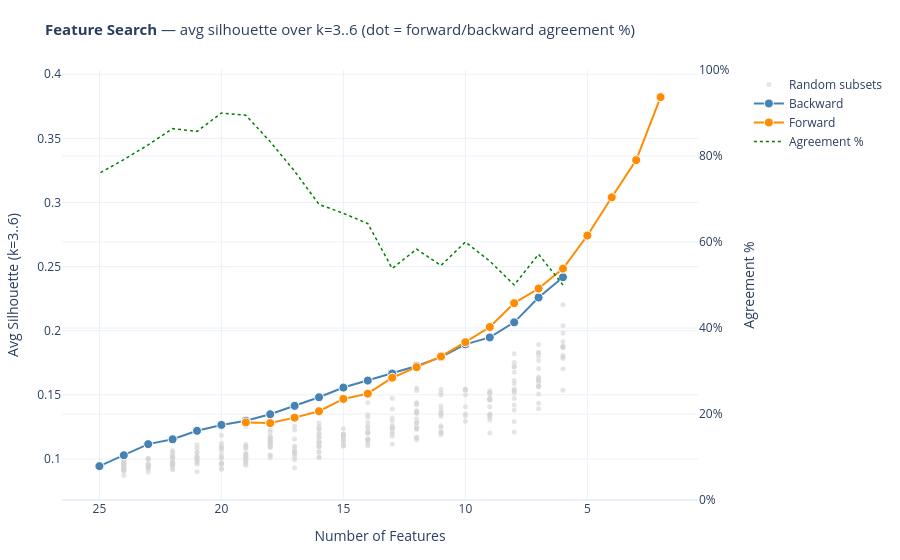

Notebook code for this chart:
### Code cell
# ── Feature Search — Forward, Backward + Random Search ───────────────────────
# Backward: start with all features, drop the least-useful one each step
# Forward:  start empty, add the most-useful one each step
# Random:   try N_RANDOM random subsets of varying sizes
#
# Scoring: average silhouette across k=3..6.
#   Skipping k=2 prevents feature selection from just optimizing the tank/non-tank
#   binary split. Features are chosen for multi-cluster discriminability.
#
# k selection is a separate decision made after features are locked in (see
# the clustering cell, which plots elbow + silhouette for k=2..6 and exposes
# a CHOSEN_K override).

MIN_FEATURES = 6
K_EVAL       = range(3, 7)   # k values used to score feature subsets (NOT used to pick final k)
N_RANDOM     = 300

np.random.seed(RANDOM_STATE)

def _best_sil(X):
    """Score a feature subset: average silhouette over K_EVAL.
    Returns (avg_sil, best_k_in_range) — avg_sil drives feature selection,
    best_k is shown for diagnostics only."""
    scores = {}
    for k in K_EVAL:
        if k >= X.shape[0]:
            break
        labels = KMeans(n_clusters=k, random_state=RANDOM_STATE, n_init=10).fit_predict(X)
        scores[k] = silhouette_score(X, labels)
    if not scores:
        return -1.0, 3
    return float(np.mean(list(scores.values()))), max(scores, key=scores.get)

# ── Backward ──────────────────────────────────────────────────────────────────
print("Backward elimination...")
remaining = list(FEATURES)
history_b = []
s0, k0 = _best_sil(coef_matrix[remaining].values)
history_b.append((len(remaining), s0, k0, None))
while len(remaining) > MIN_FEATURES:
    best_s, best_drop, best_k = -1, None, 3
    for feat in remaining:
        candidate = [f for f in remaining if f != feat]
        s_c, k_c = _best_sil(coef_matrix[candidate].values)
        if s_c > best_s:
            best_s, best_drop, best_k = s_c, feat, k_c
    remaining = [f for f in remaining if f != best_drop]
    history_b.append((len(remaining), best_s, best_k, best_drop))
    print(f"  drop '{best_drop:<26s}' → {len(remaining):2d} features  avg_sil={best_s:.4f}  diag_k={best_k}")
backward_df = pd.DataFrame(history_b, columns=["n_features", "silhouette", "best_k", "dropped"])

# ── Forward ───────────────────────────────────────────────────────────────────
print("\nForward selection...")
history_f = []

top_feats = coef_matrix[FEATURES].std().sort_values(ascending=False).head(10).index.tolist()
best_s2, best_pair = -1, top_feats[:2]
for i in range(len(top_feats)):
    for j in range(i + 1, len(top_feats)):
        pair = [top_feats[i], top_feats[j]]
        s_c, k_c = _best_sil(coef_matrix[pair].values)
        if s_c > best_s2:
            best_s2, best_pair = s_c, pair

added     = list(best_pair)
available = [f for f in FEATURES if f not in added]
history_f.append((2, best_s2, 2, f"{best_pair[0]} + {best_pair[1]}"))
print(f"  seed  '{best_pair[0]} + {best_pair[1]}'  → 2 features  avg_sil={best_s2:.4f}")

while len(added) < len(FEATURES) - MIN_FEATURES and available:
    best_s, best_add, best_k = -1, None, 3
    for feat in available:
        candidate = added + [feat]
        s_c, k_c = _best_sil(coef_matrix[candidate].values)
        if s_c > best_s:
            best_s, best_add, best_k = s_c, feat, k_c
    if best_add is None:
        break
    added.append(best_add)
    available.remove(best_add)
    history_f.append((len(added), best_s, best_k, best_add))
    print(f"  add  '{best_add:<26s}' → {len(added):2d} features  avg_sil={best_s:.4f}  diag_k={best_k}")
forward_df = pd.DataFrame(history_f, columns=["n_features", "silhouette", "best_k", "added"])

# ── Random search ─────────────────────────────────────────────────────────────
print(f"\nRandom search ({N_RANDOM} subsets)...")
random_rows = []
for _ in range(N_RANDOM):
    n = np.random.randint(MIN_FEATURES, len(FEATURES) + 1)
    subset = list(np.random.choice(FEATURES, size=n, replace=False))
    s_c, k_c = _best_sil(coef_matrix[subset].values)
    random_rows.append((n, s_c, k_c))
random_df = pd.DataFrame(random_rows, columns=["n_features", "silhouette", "best_k"])

# ── Agreement analysis ────────────────────────────────────────────────────────
def _backward_kept(n):
    kept = list(FEATURES)
    for _, row in backward_df.iterrows():
        if len(kept) <= n: break
        if row["dropped"] is not None:
            kept.remove(row["dropped"])
    return set(kept)

def _forward_kept(n):
    rows = forward_df[forward_df["n_features"] <= n]
    feats = []
    for a in rows["added"]:
        if " + " in str(a):
            feats.extend(a.split(" + "))
        else:
            feats.append(a)
    return set(feats)

print("\nForward / Backward agreement:")
agreement_rows = []
for n in range(MIN_FEATURES, len(FEATURES) + 1):
    b = _backward_kept(n)
    f = _forward_kept(n)
    inter = b & f
    agreement_rows.append({"n": n, "agree": len(inter), "pct": len(inter) / max(n, 1),
                            "features": sorted(inter)})
    if n in [6, 8, 10, 12, 15]:
        print(f"  n={n:2d}: {len(inter)}/{n} agree ({len(inter)/n*100:.0f}%) → {sorted(inter)}")
agreement_df = pd.DataFrame(agreement_rows)

# ── Plot ──────────────────────────────────────────────────────────────────────
fig = go.Figure()

fig.add_trace(go.Scatter(
    x=random_df["n_features"], y=random_df["silhouette"],
    mode="markers",
    marker=dict(color="lightgrey", size=5, opacity=0.6),
    name="Random subsets",
    hovertemplate="Random: %{x} features, avg_sil=%{y:.4f}<extra></extra>",
))
fig.add_trace(go.Scatter(
    x=backward_df["n_features"], y=backward_df["silhouette"],
    mode="lines+markers",
    marker=dict(size=9, line=dict(width=1, color="white")),
    line=dict(color="steelblue", width=2),
    name="Backward",
    text=[f"drop: {d or '—'}<br>diag_k={k}" for d, k in zip(backward_df["dropped"], backward_df["best_k"])],
    hovertemplate="<b>Backward %{x} feat</b><br>avg_sil=%{y:.4f}<br>%{text}<extra></extra>",
))
fig.add_trace(go.Scatter(
    x=forward_df["n_features"], y=forward_df["silhouette"],
    mode="lines+markers",
    marker=dict(size=9, line=dict(width=1, color="white")),
    line=dict(color="darkorange", width=2),
    name="Forward",
    text=[f"add: {a}<br>diag_k={k}" for a, k in zip(forward_df["added"], forward_df["best_k"])],
    hovertemplate="<b>Forward %{x} feat</b><br>avg_sil=%{y:.4f}<br>%{text}<extra></extra>",
))
fig.add_trace(go.Scatter(
    x=agreement_df["n"], y=agreement_df["pct"],
    mode="lines",
    line=dict(color="green", width=1.5, dash="dot"),
    name="Agreement %",
    yaxis="y2",
    hovertemplate="n=%{x}: %{y:.0%} agreement<extra></extra>",
))

fig.update_layout(
    title=dict(
        text="<b>Feature Search</b> — avg silhouette over k=3..6 (dot = forward/backward agreement %)",
        font_size=15,
    ),
    xaxis=dict(title="Number of Features", autorange="reversed"),
    yaxis=dict(title="Avg Silhouette (k=3..6)"),
    yaxis2=dict(title="Agreement %", overlaying="y", side="right",
                tickformat=".0%", range=[0, 1]),
    template=PLOTLY_TEMPLATE,
    height=460,
    margin=dict(l=60, r=80, t=70, b=60),
    legend=dict(x=1.08, y=1),
)
fig.show()

# ── Select feature set ────────────────────────────────────────────────────────
# Peak of backward avg-silhouette curve → least features that still give good
# multi-k separability. Forward/backward intersection = most trustworthy features.
CHOSEN_N = None   # set an integer to override; None = auto (backward peak)

chosen_n = CHOSEN_N if CHOSEN_N is not None else int(backward_df.loc[backward_df["silhouette"].idxmax(), "n_features"])

b_kept = _backward_kept(chosen_n)
f_kept = _forward_kept(chosen_n)
agreed = b_kept & f_kept
CLUSTER_FEATURES = sorted(agreed) if len(agreed) >= MIN_FEATURES else sorted(b_kept)

print(f"\nCHOSEN_N={chosen_n}:")
print(f"  Backward kept: {sorted(b_kept)}")
print(f"  Forward kept:  {sorted(f_kept)}")
print(f"  Agreed ({len(agreed)}):    {sorted(agreed)}")
print(f"\nCLUSTER_FEATURES = {CLUSTER_FEATURES}")
print(f"Set CHOSEN_N to override. Run GA cell next, then set CHOSEN_K in clustering cell.")

### Figure 1 — Plotly figure (JSON) as saved in the notebook; plotly's stock layout.template omitted (floating-point values rounded to 4 significant figures; data arrays with more than 128 entries replaced by an {"elided": "..."} marker saying what was removed)
{"data": [{"hovertemplate": "Random: %{x} features, avg_sil=%{y:.4f}<extra></extra>", "marker": {"color": "lightgrey", "opacity": 0.6, "size": 5}, "mode": "markers", "name": "Random subsets", "type": "scatter", "x": {"elided": "300 int values"}, "y": {"elided": "300 float values"}}, {"hovertemplate": "<b>Backward %{x} feat</b><br>avg_sil=%{y:.4f}<br>%{text}<extra></extra>", "line": {"color": "steelblue", "width": 2}, "marker": {"line": {"color": "white", "width": 1}, "size": 9}, "mode": "lines+markers", "name": "Backward", "text": ["drop: —<br>diag_k=3", "drop: kda<br>diag_k=4", "drop: totalTimeSpentDead<br>diag_k=4", "drop: damageToObjectives<br>diag_k=4", "drop: neutralMinionsKilled<br>diag_k=4", "drop: visionScore<br>diag_k=3", "drop: kills<br>diag_k=4", "drop: damageToBuildings<br>diag_k=3", "drop: cs<br>diag_k=4", "drop: timeCCingOthers<br>diag_k=3", "drop: deaths<br>diag_k=3", "drop: assists<br>diag_k=3", "drop: longestTimeSpentLiving<br>diag_k=3", "drop: wardsKilled<br>diag_k=3", "drop: turretKills<br>diag_k=3", "drop: champLevel<br>diag_k=3", "drop: nonCsGold<br>diag_k=3", "drop: totalTimeCCDealt<br>diag_k=3", "drop: damageSelfMitigated<br>diag_k=4", "drop: mitigationRatio<br>diag_k=4"], "type": "scatter", "x": [25, 24, 23, 22, 21, 20, 19, 18, 17, 16, 15, 14, 13, 12, 11, 10, 9, 8, 7, 6], "y": [0.09438, 0.1029, 0.1115, 0.1153, 0.1219, 0.1265, 0.1298, 0.1349, 0.1414, 0.1481, 0.1557, 0.1611, 0.1666, 0.1725, 0.1794, 0.1894, 0.1948, 0.2065, 0.2259, 0.2417]}, {"hovertemplate": "<b>Forward %{x} feat</b><br>avg_sil=%{y:.4f}<br>%{text}<extra></extra>", "line": {"color": "darkorange", "width": 2}, "marker": {"line": {"color": "white", "width": 1}, "size": 9}, "mode": "lines+markers", "name": "Forward", "text": ["add: totalDamageToChampions + cs<br>diag_k=2", "add: visionWardsBought<br>diag_k=3", "add: damageEfficiency<br>diag_k=4", "add: neutralMinionsKilled<br>diag_k=4", "add: timeCCingOthers<br>diag_k=4", "add: goldEarned<br>diag_k=3", "add: nonCsGold<br>diag_k=3", "add: totalTimeCCDealt<br>diag_k=3", "add: damageToBuildings<br>diag_k=4", "add: turretKills<br>diag_k=4", "add: longestTimeSpentLiving<br>diag_k=4", "add: assists<br>diag_k=4", "add: wardsPlaced<br>diag_k=5", "add: kills<br>diag_k=5", "add: wardsKilled<br>diag_k=5", "add: mitigationRatio<br>diag_k=5", "add: totalDamageTaken<br>diag_k=3", "add: champLevel<br>diag_k=3"], "type": "scatter", "x": [2, 3, 4, 5, 6, 7, 8, 9, 10, 11, 12, 13, 14, 15, 16, 17, 18, 19], "y": [0.3822, 0.3331, 0.3041, 0.2742, 0.2484, 0.2329, 0.2215, 0.2029, 0.1911, 0.1799, 0.1715, 0.1633, 0.1509, 0.1468, 0.1372, 0.1322, 0.128, 0.1285]}, {"hovertemplate": "n=%{x}: %{y:.0%} agreement<extra></extra>", "line": {"color": "green", "dash": "dot", "width": 1.5}, "mode": "lines", "name": "Agreement %", "type": "scatter", "x": [6, 7, 8, 9, 10, 11, 12, 13, 14, 15, 16, 17, 18, 19, 20, 21, 22, 23, 24, 25], "y": [0.5, 0.5714, 0.5, 0.5556, 0.6, 0.5455, 0.5833, 0.5385, 0.6429, 0.6667, 0.6875, 0.7647, 0.8333, 0.8947, 0.9, 0.8571, 0.8636, 0.8261, 0.7917, 0.76], "yaxis": "y2"}], "layout": {"autosize": true, "legend": {"x": 1.08, "y": 1}, "margin": {"b": 60, "l": 60, "r": 80, "t": 70}, "title": {"font": {"size": 15}, "text": "<b>Feature Search</b> — avg silhouette over k=3..6 (dot = forward/backward agreement %)"}, "xaxis": {"autorange": true, "range": [26.48, 0.5234], "title": {"text": "Number of Features"}, "type": "linear"}, "yaxis": {"autorange": true, "range": [0.0671, 0.4048], "title": {"text": "Avg Silhouette (k=3..6)"}, "type": "linear"}, "yaxis2": {"overlaying": "y", "range": [0, 1], "side": "right", "tickformat": ".0%", "title": {"text": "Agreement %"}, "type": "linear"}}}
